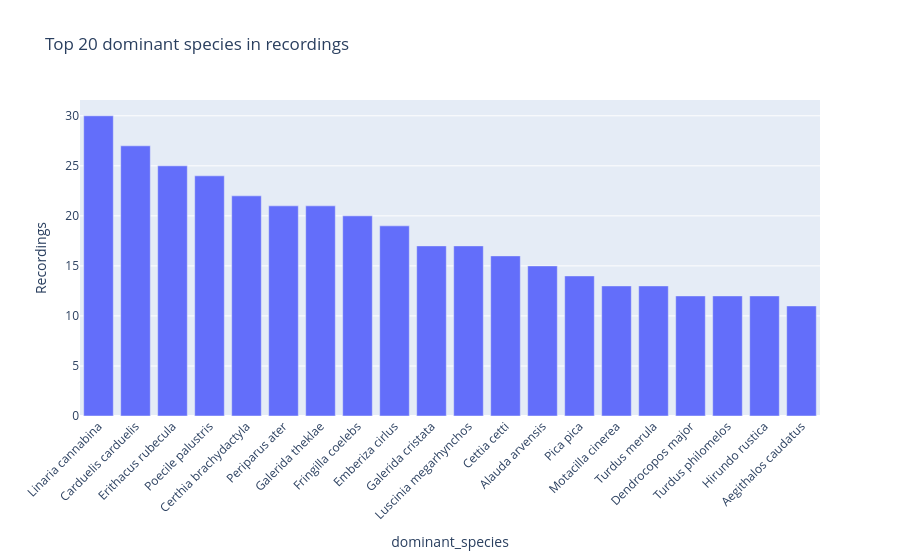

Write notebook code for a chart like this one.
### Code cell
top_species = df["dominant_species"].value_counts().head(20)
fig = px.bar(
    top_species, title="Top 20 dominant species in recordings", labels={"value": "Recordings", "index": "Species"}
)
fig.update_layout(xaxis_tickangle=-45, showlegend=False)
fig.show()

### Figure 1 — Plotly figure (JSON) as saved in the notebook; plotly's stock layout.template omitted (floating-point values rounded to 4 significant figures)
{"data": [{"hovertemplate": "variable=count<br>dominant_species=%{x}<br>Recordings=%{y}<extra></extra>", "legendgroup": "count", "marker": {"color": "#636efa", "pattern": {"shape": ""}}, "name": "count", "orientation": "v", "showlegend": true, "textposition": "auto", "type": "bar", "x": ["Linaria cannabina", "Carduelis carduelis", "Erithacus rubecula", "Poecile palustris", "Certhia brachydactyla", "Periparus ater", "Galerida theklae", "Fringilla coelebs", "Emberiza cirlus", "Galerida cristata", "Luscinia megarhynchos", "Cettia cetti", "Alauda arvensis", "Pica pica", "Motacilla cinerea", "Turdus merula", "Dendrocopos major", "Turdus philomelos", "Hirundo rustica", "Aegithalos caudatus"], "xaxis": "x", "y": [30, 27, 25, 24, 22, 21, 21, 20, 19, 17, 17, 16, 15, 14, 13, 13, 12, 12, 12, 11], "yaxis": "y"}], "layout": {"barmode": "relative", "legend": {"title": {"text": "variable"}, "tracegroupgap": 0}, "showlegend": false, "title": {"text": "Top 20 dominant species in recordings"}, "xaxis": {"anchor": "y", "domain": [0, 1], "tickangle": -45, "title": {"text": "dominant_species"}}, "yaxis": {"anchor": "x", "domain": [0, 1], "title": {"text": "Recordings"}}}}
